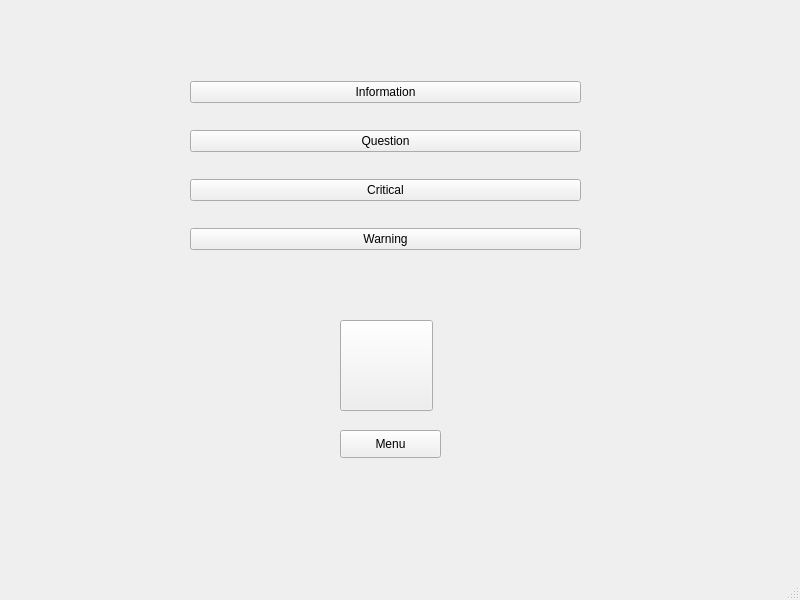
<?xml version="1.0" encoding="UTF-8"?>
<ui version="4.0">
 <class>MainWindow</class>
 <widget class="QMainWindow" name="MainWindow">
  <property name="geometry">
   <rect>
    <x>0</x>
    <y>0</y>
    <width>800</width>
    <height>600</height>
   </rect>
  </property>
  <property name="contextMenuPolicy">
   <enum>Qt::CustomContextMenu</enum>
  </property>
  <property name="windowTitle">
   <string>MainWindow</string>
  </property>
  <widget class="QWidget" name="centralwidget">
   <widget class="QPushButton" name="switchImageButton">
    <property name="geometry">
     <rect>
      <x>340</x>
      <y>320</y>
      <width>93</width>
      <height>91</height>
     </rect>
    </property>
    <property name="text">
     <string/>
    </property>
   </widget>
   <widget class="QPushButton" name="menuButton">
    <property name="geometry">
     <rect>
      <x>340</x>
      <y>430</y>
      <width>101</width>
      <height>28</height>
     </rect>
    </property>
    <property name="font">
     <font>
      <pointsize>9</pointsize>
      <weight>50</weight>
      <bold>false</bold>
     </font>
    </property>
    <property name="contextMenuPolicy">
     <enum>Qt::PreventContextMenu</enum>
    </property>
    <property name="accessibleName">
     <string/>
    </property>
    <property name="text">
     <string>Menu</string>
    </property>
   </widget>
   <widget class="QWidget" name="layoutWidget">
    <property name="geometry">
     <rect>
      <x>190</x>
      <y>60</y>
      <width>391</width>
      <height>211</height>
     </rect>
    </property>
    <layout class="QVBoxLayout" name="verticalLayout">
     <item>
      <widget class="QPushButton" name="informationButton">
       <property name="text">
        <string>Information</string>
       </property>
      </widget>
     </item>
     <item>
      <widget class="QPushButton" name="questionButton">
       <property name="text">
        <string>Question</string>
       </property>
      </widget>
     </item>
     <item>
      <widget class="QPushButton" name="criticalButton">
       <property name="text">
        <string>Critical</string>
       </property>
      </widget>
     </item>
     <item>
      <widget class="QPushButton" name="warningButton">
       <property name="text">
        <string>Warning</string>
       </property>
      </widget>
     </item>
    </layout>
   </widget>
  </widget>
  <widget class="QMenuBar" name="menubar">
   <property name="geometry">
    <rect>
     <x>0</x>
     <y>0</y>
     <width>800</width>
     <height>26</height>
    </rect>
   </property>
  </widget>
  <widget class="QStatusBar" name="statusbar"/>
 </widget>
 <resources/>
 <connections/>
</ui>
